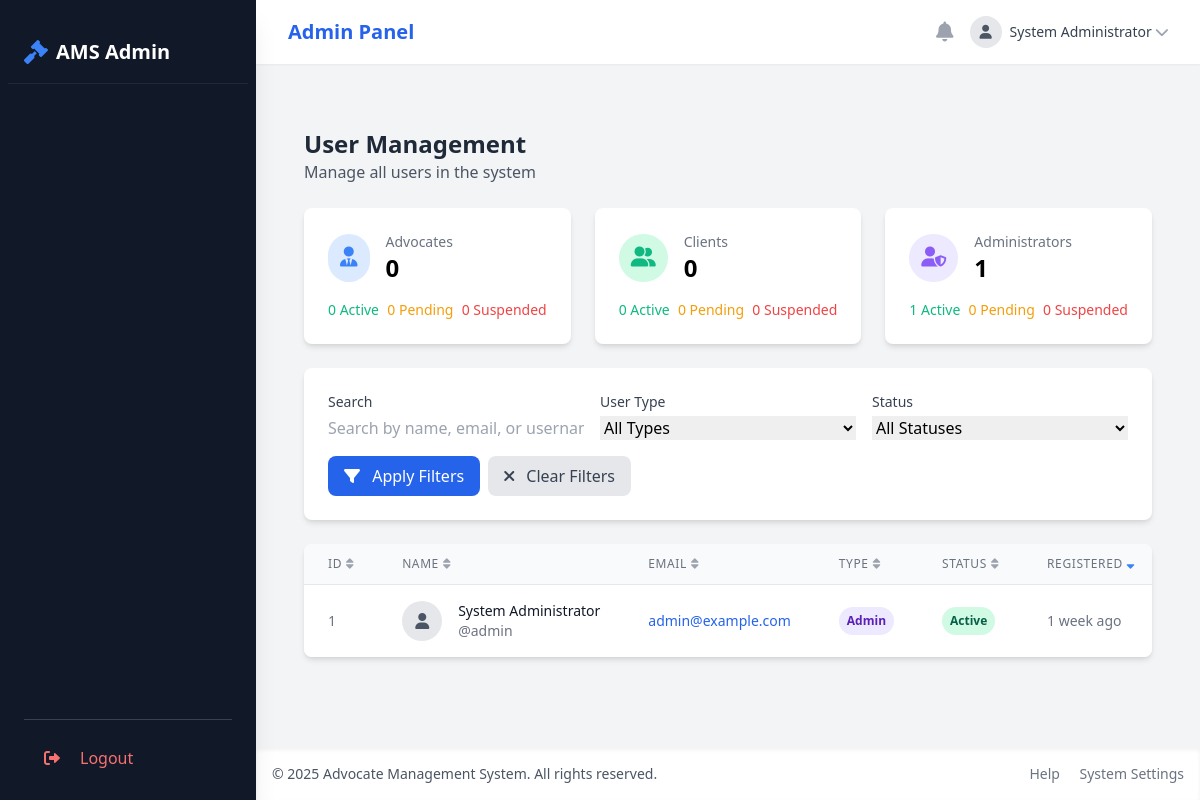
Screenshot of /admin/users/index.php (signed in) with the database file from the repository.
### tables this page shows
CREATE TABLE users (
    user_id INT AUTO_INCREMENT PRIMARY KEY,
    username VARCHAR(50) UNIQUE NOT NULL,
    password VARCHAR(255) NOT NULL,
    email VARCHAR(100) UNIQUE NOT NULL,
    full_name VARCHAR(100) NOT NULL,
    phone VARCHAR(20),
    address TEXT,
    user_type ENUM('admin', 'advocate', 'client') NOT NULL,
    profile_image VARCHAR(255),
    created_at TIMESTAMP DEFAULT CURRENT_TIMESTAMP,
    updated_at TIMESTAMP DEFAULT CURRENT_TIMESTAMP ON UPDATE CURRENT_TIMESTAMP,
    status ENUM('active', 'inactive', 'suspended') DEFAULT 'active'
);

### admin/users/index.php (the view, shortened to what the rows shown need)
<?php
include '../includes/header.php';
$conn = getDBConnection();
$filters = [
    'search' => isset($_GET['search']) ? $_GET['search'] : '',
    'user_type' => isset($_GET['user_type']) ? $_GET['user_type'] : '',
    'status' => isset($_GET['status']) ? $_GET['status'] : '',
    'sort' => isset($_GET['sort']) ? $_GET['sort'] : 'created_at',
    'order' => isset($_GET['order']) ? $_GET['order'] : 'desc'
];
$page = isset($_GET['page']) ? (int)$_GET['page'] : 1;
$perPage = 15;
$offset = ($page - 1) * $perPage;
$whereConditions = [];
$params = [];
$types = "";
$whereClause = !empty($whereConditions) ? "WHERE " . implode(" AND ", $whereConditions) : "";
$sortDirection = $filters['order'] === 'asc' ? 'ASC' : 'DESC';
$query = "
    SELECT
        u.user_id,
        u.username,
        u.email,
        u.full_name,
        u.phone,
        u.user_type,
        u.status,
        u.created_at,
        u.updated_at,
        CASE
            WHEN u.user_type = 'advocate' THEN ap.license_number
            ELSE NULL
        END as license_number,
        CASE
            WHEN u.user_type = 'advocate' THEN ap.specialization
            ELSE NULL
        END as specialization,
        CASE
            WHEN u.user_type = 'client' THEN cp.occupation
            ELSE NULL
        END as occupation
    FROM users u
    LEFT JOIN advocate_profiles ap ON u.user_id = ap.user_id AND u.user_type = 'advocate'
    LEFT JOIN client_profiles cp ON u.user_id = cp.user_id AND u.user_type = 'client'
    $whereClause
    ORDER BY {$filters['sort']} $sortDirection
    LIMIT ?, ?
";
$stmt = $conn->prepare($query);
$params[] = $offset;
$params[] = $perPage;
$types .= "ii";
$stmt->bind_param($types, ...$params);
$stmt->execute();
$result = $stmt->get_result();
function getSortUrl($column) {
    global $filters;
    $params = $_GET;
    $params['sort'] = $column;
    $params['order'] = ($filters['sort'] === $column && $filters['order'] === 'desc') ? 'asc' : 'desc';
    return '?' . http_build_query($params);
}
function getSortIcon($column) {
    global $filters;
    if ($filters['sort'] !== $column) {
        return '<i class="fas fa-sort text-gray-400 ml-1"></i>';
    }
    return ($filters['order'] === 'asc')
        ? '<i class="fas fa-sort-up text-blue-500 ml-1"></i>'
        : '<i class="fas fa-sort-down text-blue-500 ml-1"></i>';
}
?>
<div class="container mx-auto px-4 py-8">
    <div class="flex flex-col md:flex-row md:items-center md:justify-between mb-6">
        <div>
            <h1 class="text-2xl font-bold text-gray-800">User Management</h1>
        </div>
    </div>
     <div class="bg-white rounded-lg shadow-md overflow-hidden">
        <?php if ($result->num_rows === 0): ?>
            <div class="text-center py-8">
                <div class="text-gray-400 mb-3"><i class="fas fa-users text-5xl"></i></div>
                <h3 class="text-lg font-medium text-gray-900 mb-1">No users found</h3>
                <p class="text-gray-500 mb-6">
                    <?php if (!empty($filters['search']) || !empty($filters['user_type']) || !empty($filters['status'])): ?>
                        Try adjusting your filters or search criteria
                    <?php else: ?>
                        There are no users in the system yet
                    <?php endif; ?>
                </p>
                <a href="create.php" class="bg-blue-600 hover:bg-blue-700 text-white font-medium py-2 px-4 rounded-lg inline-flex items-center">
                    <i class="fas fa-user-plus mr-2"></i> Add New User
                </a>
            </div>
        <?php else: ?>
            <div class="overflow-x-auto">
                <table class="min-w-full divide-y divide-gray-200">
                    <thead class="bg-gray-50">
                        <tr>
                            <th scope="col" class="px-6 py-3 text-left text-xs font-medium text-gray-500 uppercase tracking-wider">
                                <a href="<?php echo getSortUrl('user_id'); ?>" class="flex items-center">
                                    ID <?php echo getSortIcon('user_id'); ?>
                                </a>
                            </th>
                            <th scope="col" class="px-6 py-3 text-left text-xs font-medium text-gray-500 uppercase tracking-wider">
                                <a href="<?php echo getSortUrl('full_name'); ?>" class="flex items-center">
                                    Name <?php echo getSortIcon('full_name'); ?>
                                </a>
                            </th>
                            <th scope="col" class="px-6 py-3 text-left text-xs font-medium text-gray-500 uppercase tracking-wider">
                                <a href="<?php echo getSortUrl('email'); ?>" class="flex items-center">
                                    Email <?php echo getSortIcon('email'); ?>
                                </a>
                            </th>
                            <th scope="col" class="px-6 py-3 text-left text-xs font-medium text-gray-500 uppercase tracking-wider">
                                <a href="<?php echo getSortUrl('user_type'); ?>" class="flex items-center">
                                    Type <?php echo getSortIcon('user_type'); ?>
                                </a>
                            </th>
                            <th scope="col" class="px-6 py-3 text-left text-xs font-medium text-gray-500 uppercase tracking-wider">
                                <a href="<?php echo getSortUrl('status'); ?>" class="flex items-center">
                                    Status <?php echo getSortIcon('status'); ?>
                                </a>
                            </th>
                            <th scope="col" class="px-6 py-3 text-left text-xs font-medium text-gray-500 uppercase tracking-wider">
                                <a href="<?php echo getSortUrl('created_at'); ?>" class="flex items-center">
                                    Registered <?php echo getSortIcon('created_at'); ?>
                                </a>
                            </th>
                        </tr>
                    </thead>
                    <tbody class="bg-white divide-y divide-gray-200">
                        <?php while ($user = $result->fetch_assoc()): ?>
                            <tr class="hover:bg-gray-50">
                                <td class="px-6 py-4 whitespace-nowrap text-sm text-gray-500">
                                    <?php echo $user['user_id']; ?>
                                </td>
                                <td class="px-6 py-4 whitespace-nowrap">
                                    <div class="flex items-center">
                                        <div class="flex-shrink-0 h-10 w-10 rounded-full bg-gray-200 flex items-center justify-center text-gray-600 overflow-hidden">
                                            <?php if (!empty($user['profile_image'])): ?>
                                                <img src="<?php echo $path_url . $user['profile_image']; ?>" alt="Profile" class="h-full w-full object-cover">
                                            <?php else: ?>
                                                <i class="fas fa-user"></i>
                                            <?php endif; ?>
                                        </div>
                                        <div class="ml-4">
                                            <div class="text-sm font-medium text-gray-900">
                                                <?php echo htmlspecialchars($user['full_name']); ?>
                                            </div>
                                            <div class="text-sm text-gray-500">
                                                @<?php echo htmlspecialchars($user['username']); ?>
                                            </div>
                                        </div>
                                    </div>
                                </td>
                                <td class="px-6 py-4 whitespace-nowrap text-sm text-gray-500">
                                    <a href="mailto:<?php echo htmlspecialchars($user['email']); ?>" class="text-blue-600 hover:text-blue-900">
                                        <?php echo htmlspecialchars($user['email']); ?>
                                    </a>
                                </td>
                                <td class="px-6 py-4 whitespace-nowrap">
                                    <?php
                                    $typeClass = 'bg-gray-100 text-gray-800';
                                    switch ($user['user_type']) {
                                        case 'admin':
                                            $typeClass = 'bg-purple-100 text-purple-800';
                                            break;
                                    }
                                    ?>
                                    <span class="px-2 py-1 inline-flex text-xs leading-5 font-semibold rounded-full <?php echo $typeClass; ?>">
                                        <?php echo ucfirst($user['user_type']); ?>
                                    </span>
                                </td>
                                <td class="px-6 py-4 whitespace-nowrap">
                                    <?php
                                    $statusClass = 'bg-gray-100 text-gray-800';
                                    switch ($user['status']) {
                                        case 'active':
                                            $statusClass = 'bg-green-100 text-green-800';
                                            break;
                                    }
                                    ?>
                                    <span class="px-2 py-1 inline-flex text-xs leading-5 font-semibold rounded-full <?php echo $statusClass; ?>">
                                        <?php echo ucfirst($user['status']); ?>
                                    </span>
                                </td>
                                <td class="px-6 py-4 whitespace-nowrap text-sm text-gray-500">
                                    <?php echo formatDateTimeRelative($user['created_at']); ?>
                                </td>
                            </tr>
                        <?php endwhile; ?>
                    </tbody>
                </table>
            </div>
        <?php endif; ?>
    </div>
</div>
<?php
include '../includes/footer.php';
?>

### admin/includes/header.php (shortened to what the rows shown need)
<?php
$path_url= "/utb/advocate-management-system/";
if (!function_exists('getDBConnection')) {
    require_once __DIR__ . '/../../includes/functions.php';
}
$adminId = $_SESSION['user_id'];
$adminData = getUserById($adminId);
?>
<!DOCTYPE html>
<html lang="en">
<head>
    <link href="https://cdn.jsdelivr.net/npm/tailwindcss@2.2.19/dist/tailwind.min.css" rel="stylesheet">
    <link rel="stylesheet" href="https://cdnjs.cloudflare.com/ajax/libs/font-awesome/6.0.0-beta3/css/all.min.css">
</head>
<body class="bg-gray-100 font-sans">
    <div x-data="{ sidebarOpen: false }" class="flex h-screen overflow-hidden">
        <div class="flex-1 flex flex-col overflow-hidden">
            <header class="bg-white shadow-sm z-10">
                <div class="max-w-7xl mx-auto px-4 sm:px-6 lg:px-8">
                    <div class="flex justify-between h-16">
                        <div class="flex items-center">
                            <div class="ml-3 relative" x-data="{ open: false }">
                                <div>
                                    <button @click="open = !open" class="flex items-center max-w-xs text-sm rounded-full focus:outline-none focus:ring-2 focus:ring-offset-2 focus:ring-blue-500" id="user-menu-button" aria-expanded="false" aria-haspopup="true">
                                        <div class="h-8 w-8 rounded-full bg-gray-200 flex items-center justify-center text-gray-600 overflow-hidden">
                                            <?php if (!empty($adminData['profile_image'])): ?>
                                                <img src="<?php echo $path_url . $adminData['profile_image']; ?>" alt="Profile" class="h-full w-full object-cover">
                                            <?php else: ?>
                                                <i class="fas fa-user"></i>
                                            <?php endif; ?>
                                        </div>
                                        <span class="ml-2 text-gray-700 font-medium hidden md:block"><?php echo htmlspecialchars($adminData['full_name']); ?></span>
                                        <i class="fas fa-chevron-down text-gray-400 ml-1 hidden md:block"></i>
                                    </button>
                                </div>
                            </div>
                        </div>
                    </div>
                </div>
            </header>
             <main class="flex-1 overflow-y-auto p-8 sm:p-6 lg:p-8">

### rows the page displays
users: full_name "System Administrator", user_id "1", username "admin", email "admin@example.com", user_type "Admin", status "Active", created_at "1 week ago"

### other values shown
$userTypeCounts['admin']['count'] "1"
$userTypeCounts['admin']['active_count'] "1"
$userTypeCounts['admin']['pending_count'] "0"
$userTypeCounts['admin']['suspended_count'] "0"
